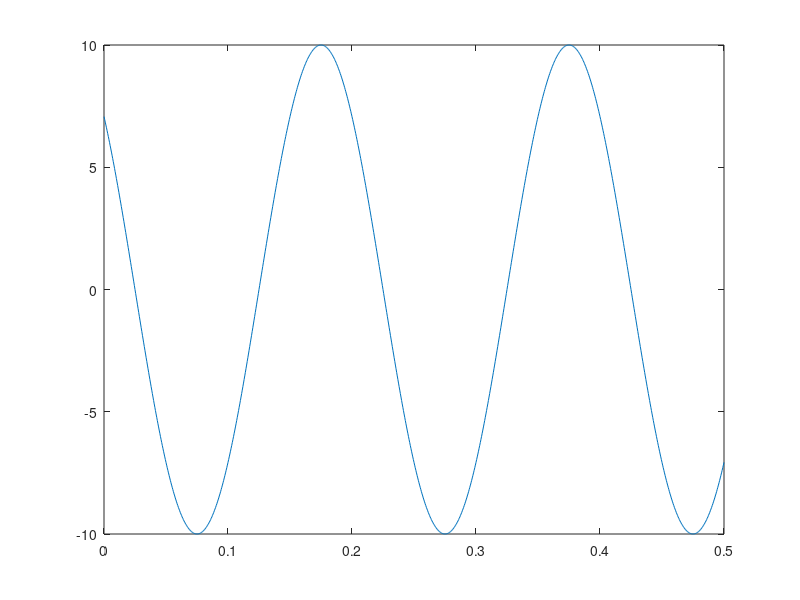

Write the MATLAB code that produced this figure.
% cosine wave with A = 10, f = 5 Hz and phase = pi/4 rad
% plotted on time domain [0,0.5] with 1001 data points

x = 0:0.5/1000:0.5;  % variable t, spanning from 0 to 0.5, with 1001 data points
y = 10*cos(2*pi*5*x+pi/4);
plot(x,y);